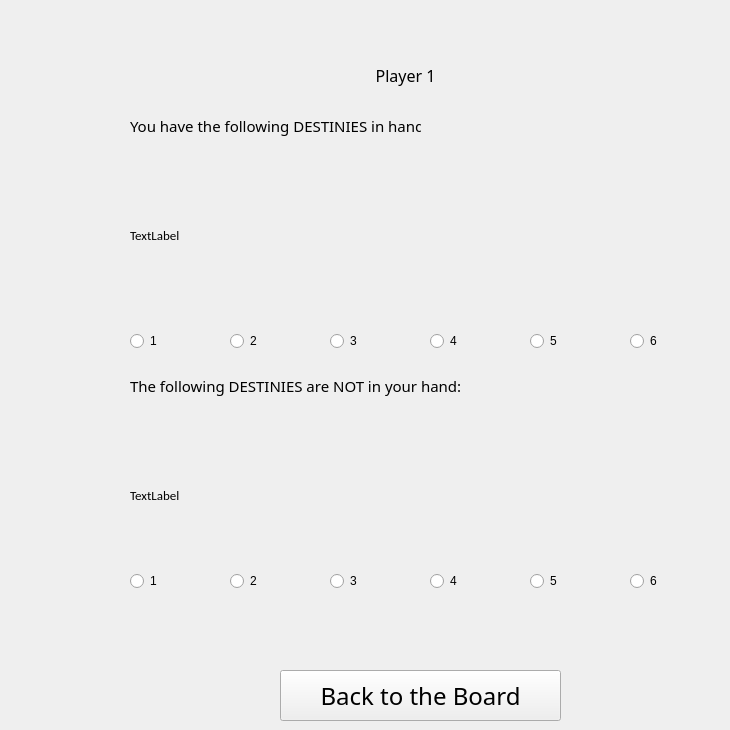
    <widget class="QWidget" name="page_13_destiny">
     <widget class="QLabel" name="label_73">
      <property name="geometry">
       <rect>
        <x>310</x>
        <y>60</y>
        <width>191</width>
        <height>31</height>
       </rect>
      </property>
      <property name="font">
       <font>
        <family>OCR A Extended</family>
        <pointsize>12</pointsize>
       </font>
      </property>
      <property name="text">
       <string>Player 1</string>
      </property>
      <property name="alignment">
       <set>Qt::AlignCenter</set>
      </property>
     </widget>
     <widget class="QLabel" name="label_74">
      <property name="geometry">
       <rect>
        <x>130</x>
        <y>110</y>
        <width>291</width>
        <height>31</height>
       </rect>
      </property>
      <property name="font">
       <font>
        <family>Bell MT</family>
        <pointsize>11</pointsize>
       </font>
      </property>
      <property name="text">
       <string>You have the following DESTINIES in hand:</string>
      </property>
     </widget>
     <widget class="QLabel" name="label_75">
      <property name="geometry">
       <rect>
        <x>130</x>
        <y>150</y>
        <width>571</width>
        <height>171</height>
       </rect>
      </property>
      <property name="font">
       <font>
        <family>Calibri</family>
        <pointsize>10</pointsize>
       </font>
      </property>
      <property name="text">
       <string>TextLabel</string>
      </property>
     </widget>
     <widget class="QLabel" name="label_76">
      <property name="geometry">
       <rect>
        <x>130</x>
        <y>370</y>
        <width>351</width>
        <height>31</height>
       </rect>
      </property>
      <property name="font">
       <font>
        <family>Bell MT</family>
        <pointsize>11</pointsize>
       </font>
      </property>
      <property name="text">
       <string>The following DESTINIES are NOT in your hand:</string>
      </property>
     </widget>
     <widget class="QLabel" name="label_77">
      <property name="geometry">
       <rect>
        <x>130</x>
        <y>410</y>
        <width>571</width>
        <height>171</height>
       </rect>
      </property>
      <property name="font">
       <font>
        <family>Calibri</family>
        <pointsize>10</pointsize>
       </font>
      </property>
      <property name="text">
       <string>TextLabel</string>
      </property>
     </widget>
     <widget class="QPushButton" name="pushButton_24">
      <property name="geometry">
       <rect>
        <x>280</x>
        <y>670</y>
        <width>281</width>
        <height>51</height>
       </rect>
      </property>
      <property name="font">
       <font>
        <family>OCR A Extended</family>
        <pointsize>18</pointsize>
       </font>
      </property>
      <property name="styleSheet">
       <string notr="true">color: rgb(0, 0, 0);</string>
      </property>
      <property name="text">
       <string>Back to the Board</string>
      </property>
      <property name="checkable">
       <bool>false</bool>
      </property>
     </widget>
     <widget class="QRadioButton" name="radioButton_27">
      <property name="geometry">
       <rect>
        <x>130</x>
        <y>330</y>
        <width>91</width>
        <height>22</height>
       </rect>
      </property>
      <property name="text">
       <string>1</string>
      </property>
     </widget>
     <widget class="QRadioButton" name="radioButton_28">
      <property name="geometry">
       <rect>
        <x>230</x>
        <y>330</y>
        <width>91</width>
        <height>22</height>
       </rect>
      </property>
      <property name="text">
       <string>2</string>
      </property>
     </widget>
     <widget class="QRadioButton" name="radioButton_29">
      <property name="geometry">
       <rect>
        <x>330</x>
        <y>330</y>
        <width>91</width>
        <height>22</height>
       </rect>
      </property>
      <property name="text">
       <string>3</string>
      </property>
     </widget>
     <widget class="QRadioButton" name="radioButton_30">
      <property name="geometry">
       <rect>
        <x>430</x>
        <y>330</y>
        <width>91</width>
        <height>22</height>
       </rect>
      </property>
      <property name="text">
       <string>4</string>
      </property>
     </widget>
     <widget class="QRadioButton" name="radioButton_31">
      <property name="geometry">
       <rect>
        <x>530</x>
        <y>330</y>
        <width>91</width>
        <height>22</height>
       </rect>
      </property>
      <property name="text">
       <string>5</string>
      </property>
     </widget>
     <widget class="QRadioButton" name="radioButton_32">
      <property name="geometry">
       <rect>
        <x>630</x>
        <y>330</y>
        <width>91</width>
        <height>22</height>
       </rect>
      </property>
      <property name="text">
       <string>6</string>
      </property>
     </widget>
     <widget class="QRadioButton" name="radioButton_33">
      <property name="geometry">
       <rect>
        <x>530</x>
        <y>570</y>
        <width>91</width>
        <height>22</height>
       </rect>
      </property>
      <property name="text">
       <string>5</string>
      </property>
     </widget>
     <widget class="QRadioButton" name="radioButton_34">
      <property name="geometry">
       <rect>
        <x>230</x>
        <y>570</y>
        <width>91</width>
        <height>22</height>
       </rect>
      </property>
      <property name="text">
       <string>2</string>
      </property>
     </widget>
     <widget class="QRadioButton" name="radioButton_35">
      <property name="geometry">
       <rect>
        <x>130</x>
        <y>570</y>
        <width>91</width>
        <height>22</height>
       </rect>
      </property>
      <property name="text">
       <string>1</string>
      </property>
     </widget>
     <widget class="QRadioButton" name="radioButton_36">
      <property name="geometry">
       <rect>
        <x>630</x>
        <y>570</y>
        <width>91</width>
        <height>22</height>
       </rect>
      </property>
      <property name="text">
       <string>6</string>
      </property>
     </widget>
     <widget class="QRadioButton" name="radioButton_37">
      <property name="geometry">
       <rect>
        <x>330</x>
        <y>570</y>
        <width>91</width>
        <height>22</height>
       </rect>
      </property>
      <property name="text">
       <string>3</string>
      </property>
     </widget>
     <widget class="QRadioButton" name="radioButton_38">
      <property name="geometry">
       <rect>
        <x>430</x>
        <y>570</y>
        <width>91</width>
        <height>22</height>
       </rect>
      </property>
      <property name="text">
       <string>4</string>
      </property>
     </widget>
    </widget>
